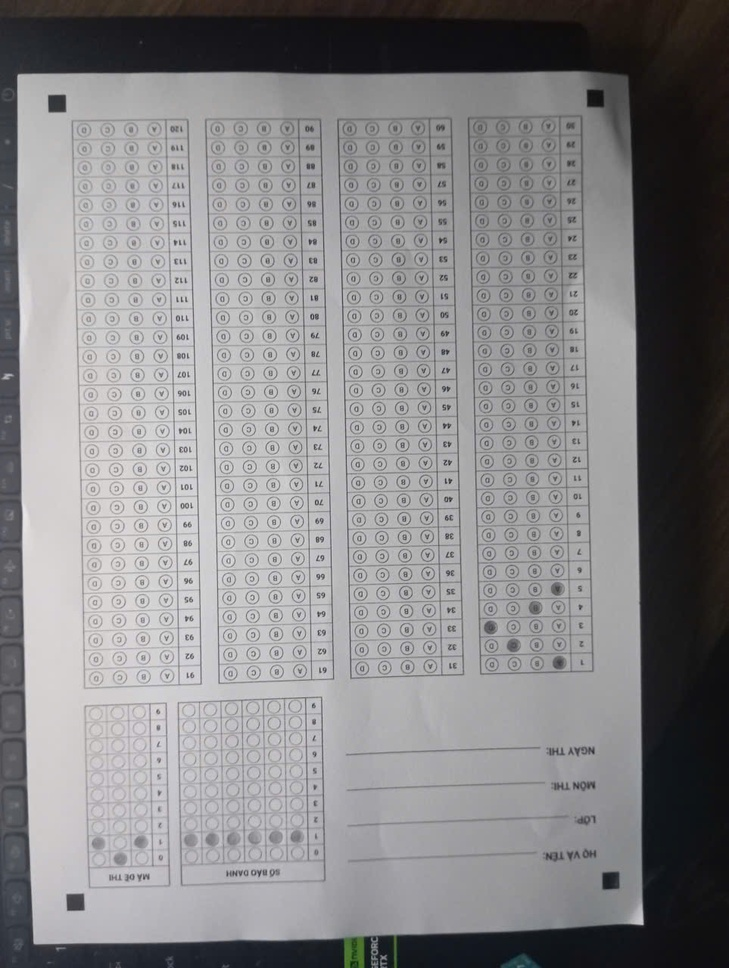
#> input picture resources/images/mau_in/z7951713500135_d9a7672142e883c93373241b8fcc8115.jpg, 729 x 968 px, shrunk from 963 x 1280 before the run
$ python -i brightness.py   (imports and definitions only)
#> lines starting #> are read from the running program, lines starting #| are printed output that depends on the picture
#> further down, picture is the input picture: shape (968, 729, 3); mean B, G, R 136, 134.4, 135.3
import cv2
import numpy as np
import math

def auto_brighten_image(image: np.ndarray, threshold: int = 160, target_brightness: int = 160) -> np.ndarray:
    """
    Tối ưu hóa độ sáng cho ảnh chụp OMR:
    1. Tính toán Gamma động (Dynamic Gamma) để đưa độ sáng trung bình về mức chuẩn.
    2. Sử dụng CLAHE (Contrast Limited Adaptive Histogram Equalization) để cân bằng
       vùng sáng tối cục bộ (giải quyết cực tốt hiện tượng sấp bóng, bóng tay che trên giấy).
    """
#> called with threshold = 160, target_brightness = 160
    if image is None:
        return image

    is_color = len(image.shape) == 3
#> is_color = True
    if is_color:
        # Sử dụng hệ màu LAB để chỉ can thiệp độ sáng (kênh L), giữ nguyên màu sắc thật (kênh A, B)
        lab = cv2.cvtColor(image, cv2.COLOR_BGR2LAB)
#> lab: shape (968, 729, 3); mean of channels 0, 1, 2 139.9, 128.6, 127.3
        l, a, b = cv2.split(lab)
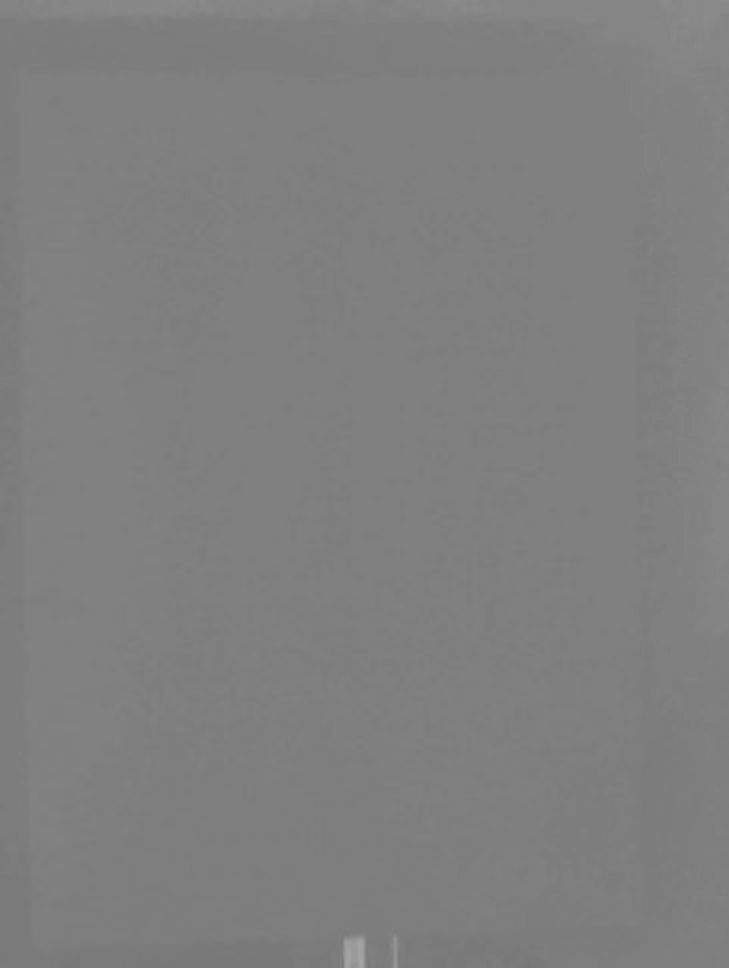
#> b: shape (968, 729); min 117, max 166, mean 127.3
        gray = l
    else:
        gray = image

    mean_brightness = np.mean(gray)
#> mean_brightness = 139.9

    if mean_brightness < threshold:
        # 1. Gamma Correction Động
        mean_b = max(mean_brightness, 1.0)
#> mean_b = 139.9

        # Công thức: (mean_b / 255) ^ power = (target_brightness / 255)
        power = math.log(target_brightness / 255.0) / math.log(mean_b / 255.0)
#> power = 0.777

        # Giới hạn power [0.3, 0.9] để tránh nhiễu hạt (noise) do kéo sáng quá gắt
        power = np.clip(power, 0.3, 0.9)

        table = np.array([((i / 255.0) ** power) * 255 for i in np.arange(0, 256)]).astype("uint8")
#> table = 256 values from 0 to 255
        gray_gamma = cv2.LUT(gray, table)
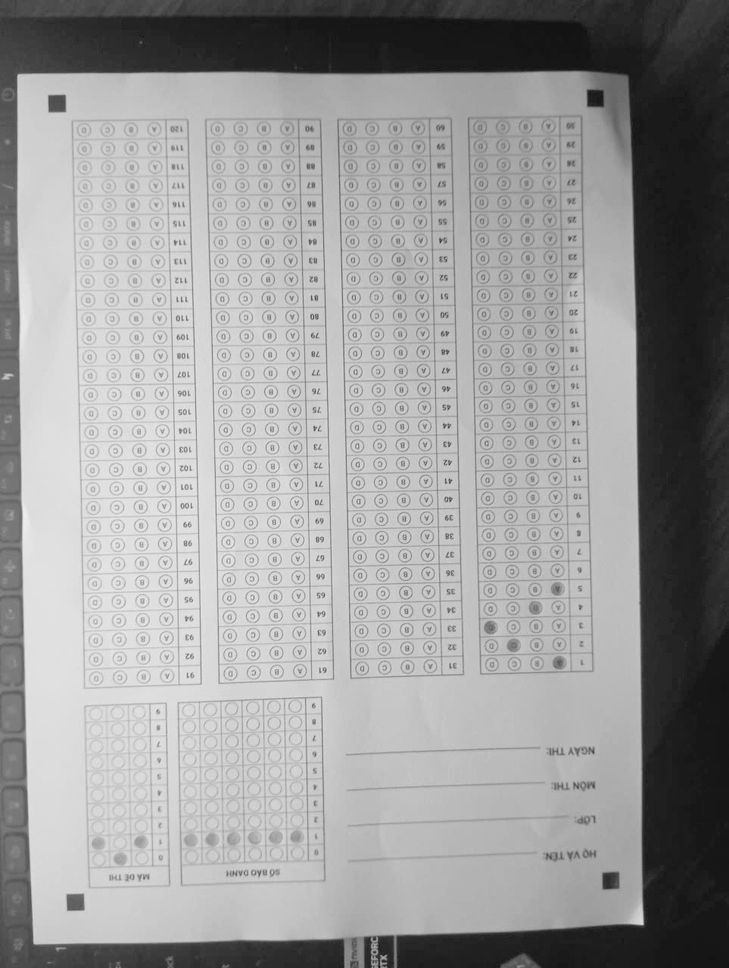
#> gray_gamma: shape (968, 729); min 15, max 240, mean 154.6

        # 2. CLAHE (Local Contrast Enhancement)
        # Xóa các mảng tối cục bộ trên tờ giấy (rất hay gặp khi chụp bằng điện thoại)
        clahe = cv2.createCLAHE(clipLimit=2.0, tileGridSize=(8, 8))
        gray_clahe = clahe.apply(gray_gamma)
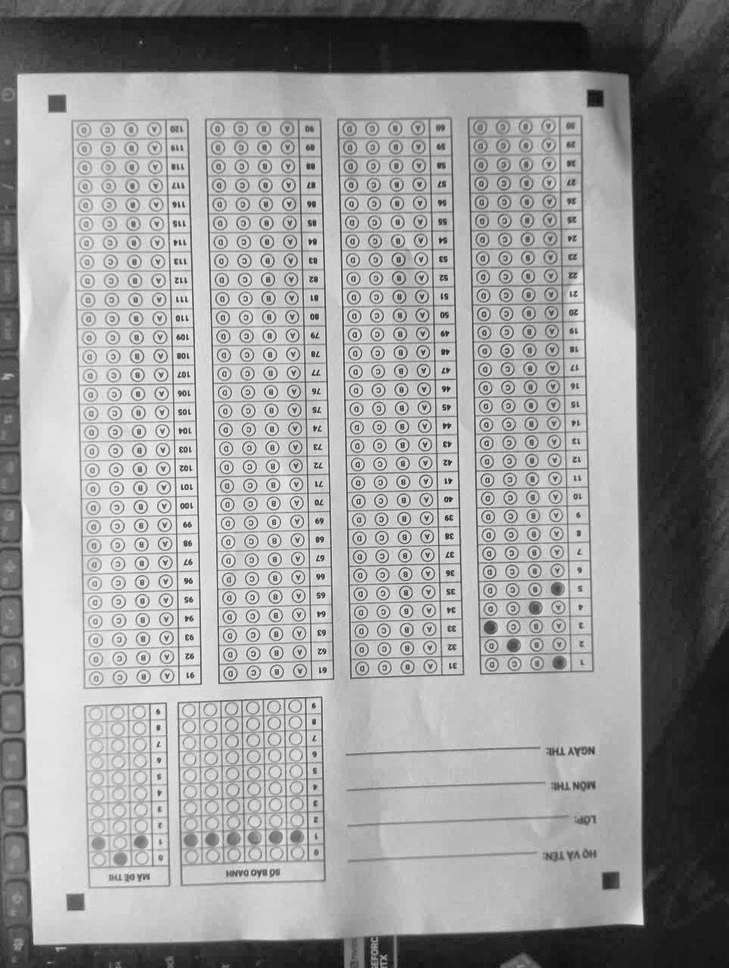
#> gray_clahe: shape (968, 729); min 11, max 246, mean 152.1

        if is_color:
            lab_corrected = cv2.merge((gray_clahe, a, b))
#> lab_corrected: shape (968, 729, 3); mean of channels 0, 1, 2 152.1, 128.6, 127.3
            return cv2.cvtColor(lab_corrected, cv2.COLOR_LAB2BGR)
        else:
            return gray_clahe

    return image

>>> import cv2
>>> picture = cv2.imread('../../resources/images/mau_in/z7951713500135_d9a7672142e883c93373241b8fcc8115.jpg')
>>> result = auto_brighten_image(picture)

$ run again, on resources/images/mau_in/z7951713807793_0a28cbc59b79b76bafd8a5345eacad76.jpg
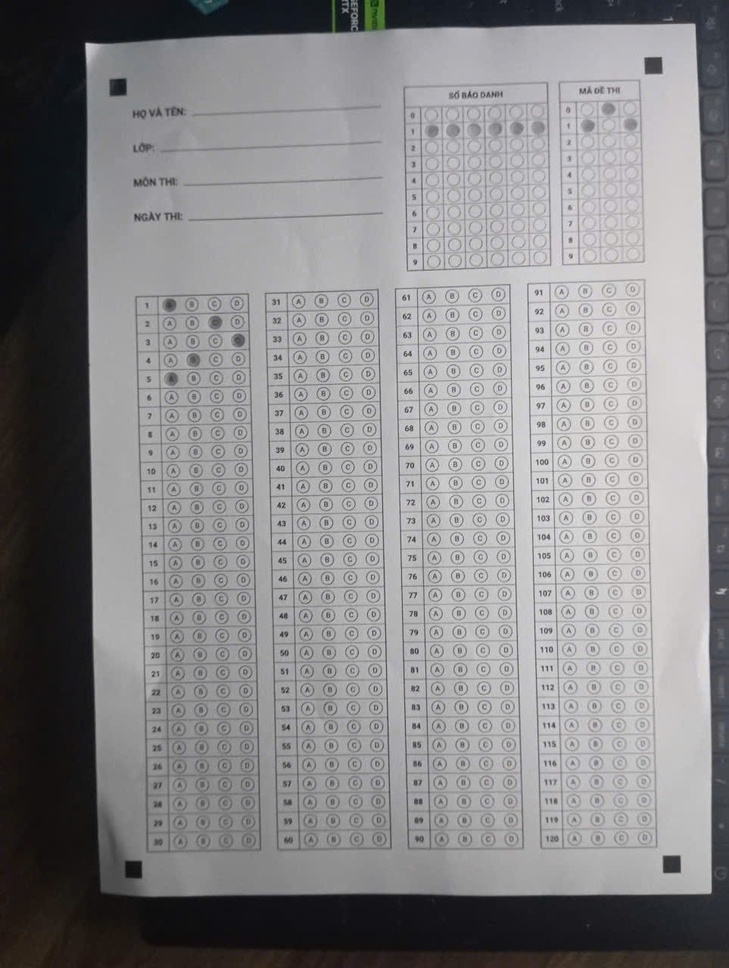
#> input picture resources/images/mau_in/z7951713807793_0a28cbc59b79b76bafd8a5345eacad76.jpg, 729 x 968 px, shrunk from 963 x 1280 before the run
#> picture is the input picture: shape (968, 729, 3); mean B, G, R 136, 134.5, 135.3
#> lab: shape (968, 729, 3); mean of channels 0, 1, 2 140, 128.6, 127.4
#> mean_brightness = 140
#> power = 0.777
#> table = 256 values from 0 to 255
#> in auto_brighten_image, `gray_gamma = cv2.LUT(gray, table)`:
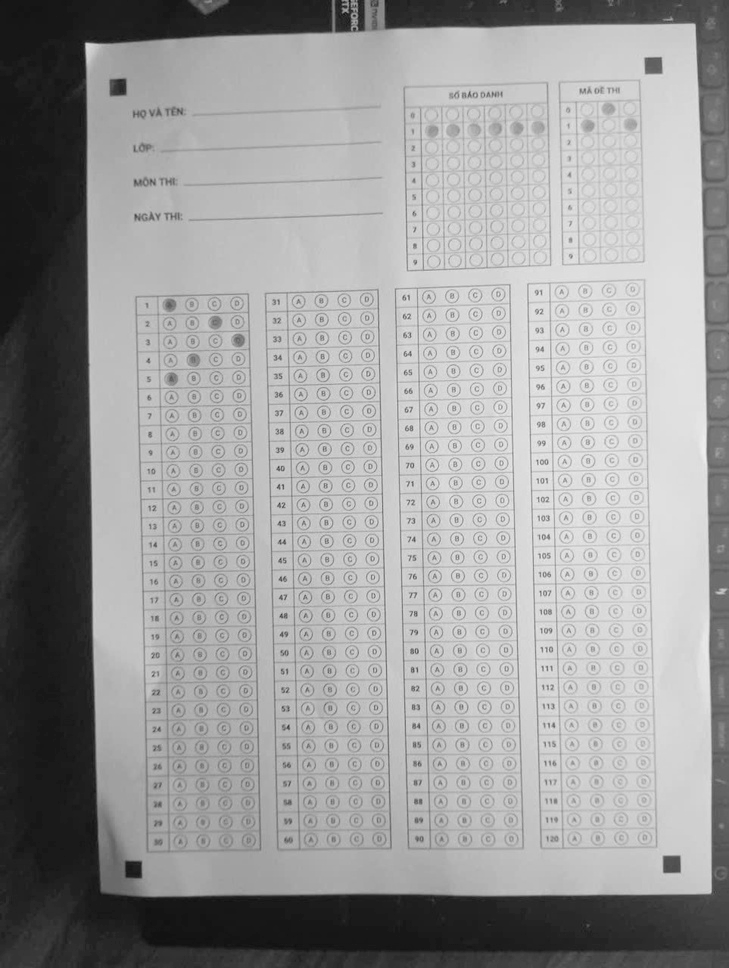
#> gray_gamma: shape (968, 729); min 15, max 240, mean 154.6
#> in auto_brighten_image, `gray_clahe = clahe.apply(gray_gamma)`:
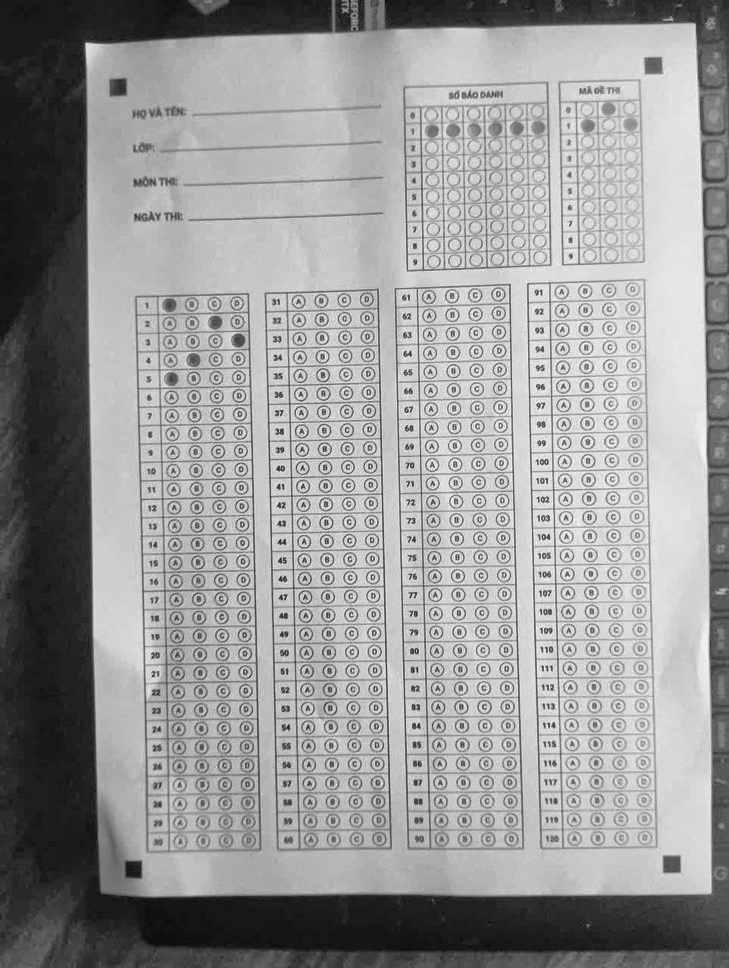
#> gray_clahe: shape (968, 729); min 11, max 246, mean 151.6
#> lab_corrected: shape (968, 729, 3); mean of channels 0, 1, 2 151.6, 128.6, 127.4

$ run again, on resources/images/mau_in/z7951714288591_d504b6f0a4ae7714f077810b1e4e7762.jpg
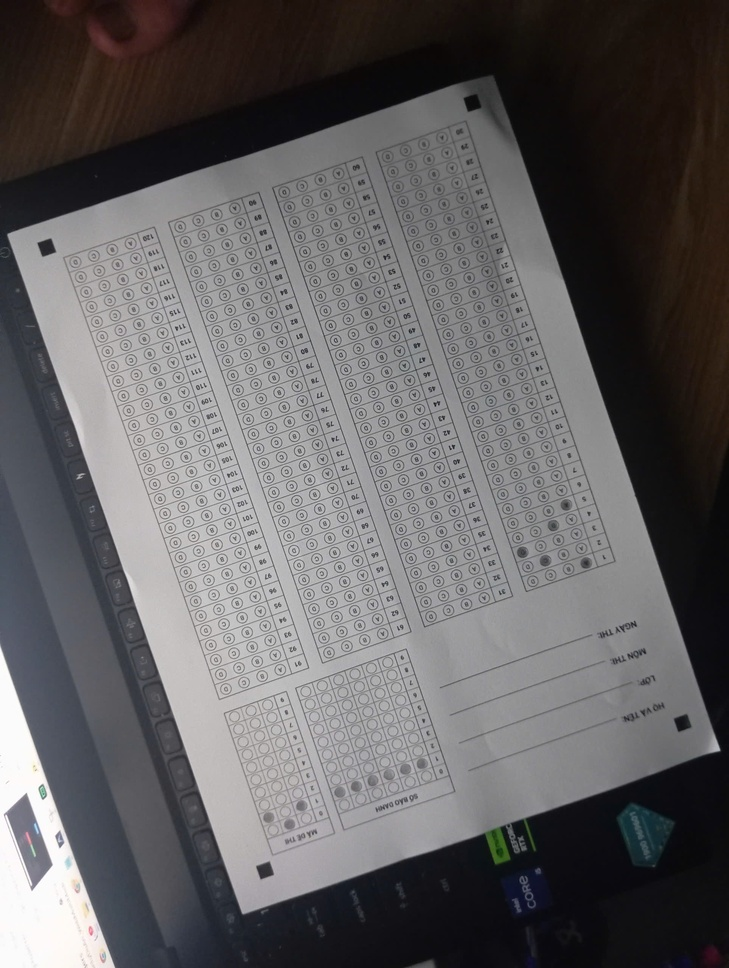
#> input picture resources/images/mau_in/z7951714288591_d504b6f0a4ae7714f077810b1e4e7762.jpg, 729 x 968 px, shrunk from 1927 x 2560 before the run
#> picture is the input picture: shape (968, 729, 3); mean B, G, R 98.3, 97.1, 99.1
#> lab: shape (968, 729, 3); mean of channels 0, 1, 2 101.7, 129.1, 127.8
#> mean_brightness = 101.7
#> power = 0.507
#> table = 256 values from 0 to 255
#> in auto_brighten_image, `gray_gamma = cv2.LUT(gray, table)`:
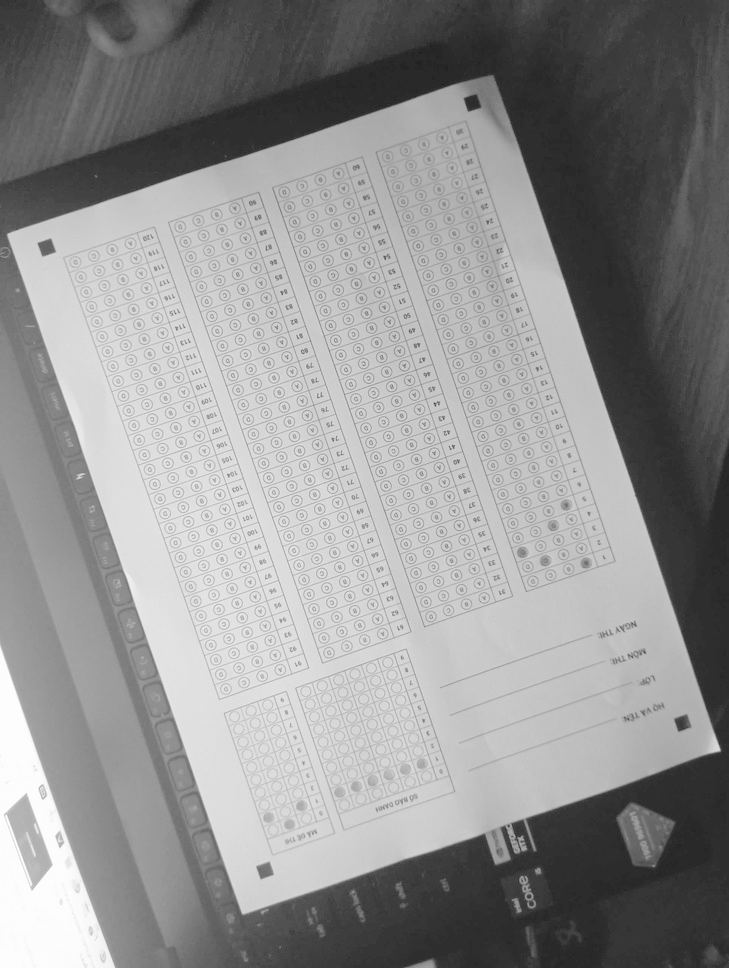
#> gray_gamma: shape (968, 729); min 26, max 255, mean 145.8
#> lab_corrected: shape (968, 729, 3); mean of channels 0, 1, 2 142.4, 129.1, 127.8
#> in auto_brighten_image, `return cv2.cvtColor(lab_corrected, cv2.COLOR_LAB2BGR)`:
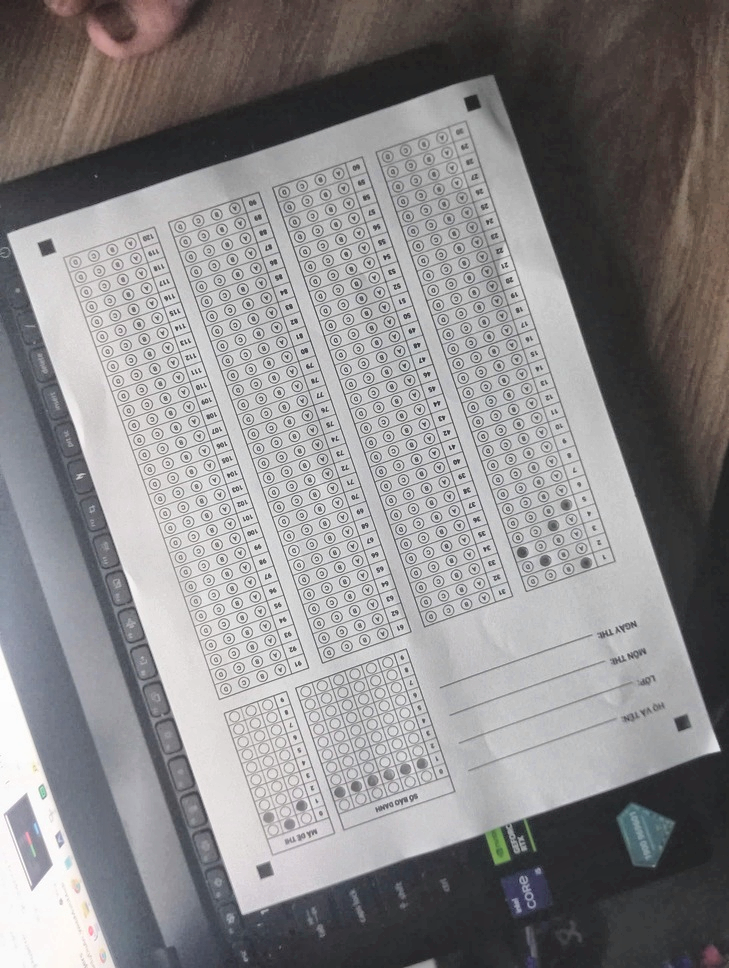
#> returned value: shape (968, 729, 3); mean B, G, R 137.3, 136.3, 138.3
